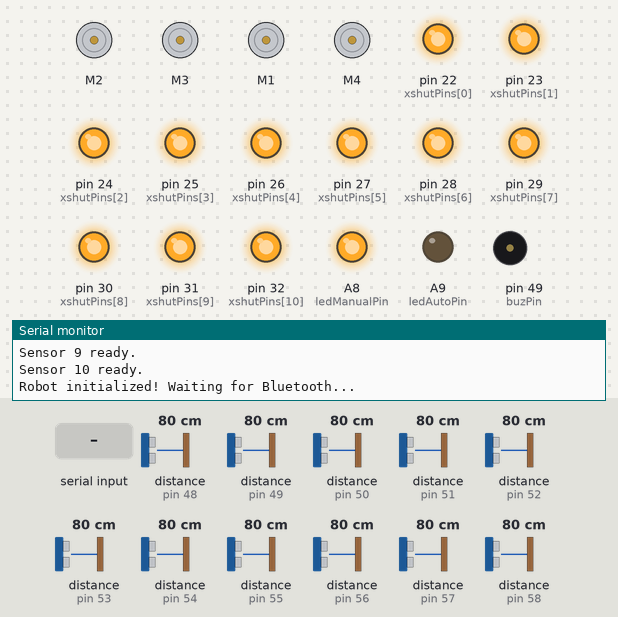
The sketch below on a simulated Arduino Mega 2560, built with avr-gcc and run on an emulated ATmega2560. Shown: 4 × DC motor (green arrow = forward, orange = backward, longer = faster), output pins drawn as LEDs (lit = HIGH), buzzer (waves = sounding, pin HIGH), the last lines printed to the serial monitor. The test bench sets the inputs (shaded band); at power-on: distance to the obstacle (sensors on pin 48, pin 49, pin 50, pin 51, pin 52, pin 53, pin 54, pin 55, pin 56, pin 57, pin 58) 80 cm.

Above: at 1.4 s.
1.5 s: "Y" received over the second serial link
At 1.57 s:
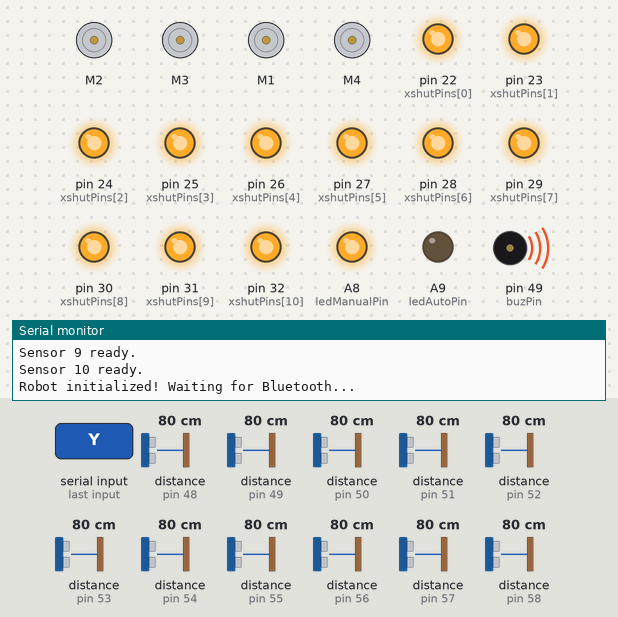
3.4 s: "A" received over the second serial link
At 5.6 s:
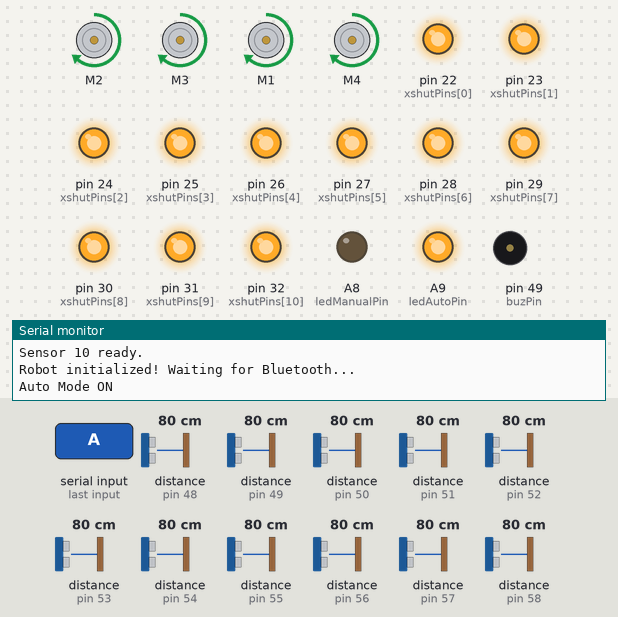
6.3 s: "M" received over the second serial link
At 7.6 s:
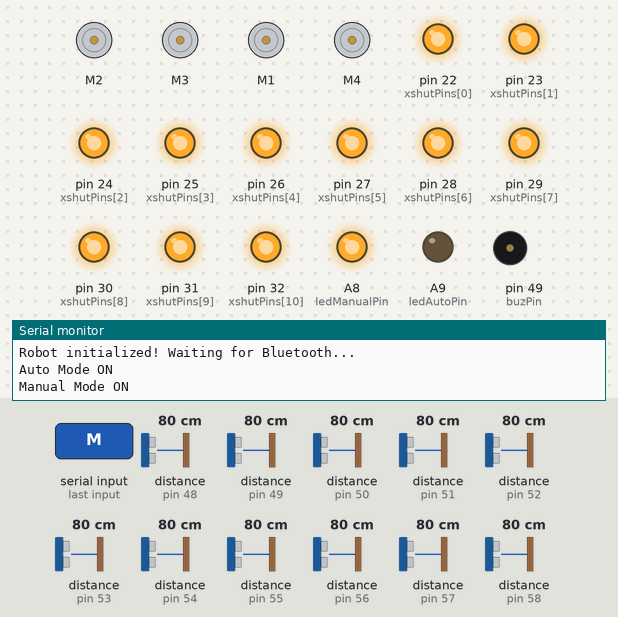
7.9 s: "F" received over the second serial link
At 8.2 s:
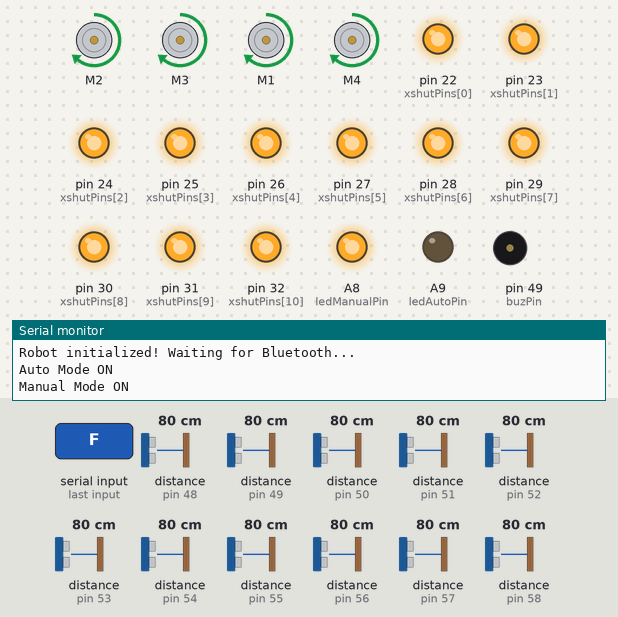
9.4 s: "B" received over the second serial link
At 10.6 s:
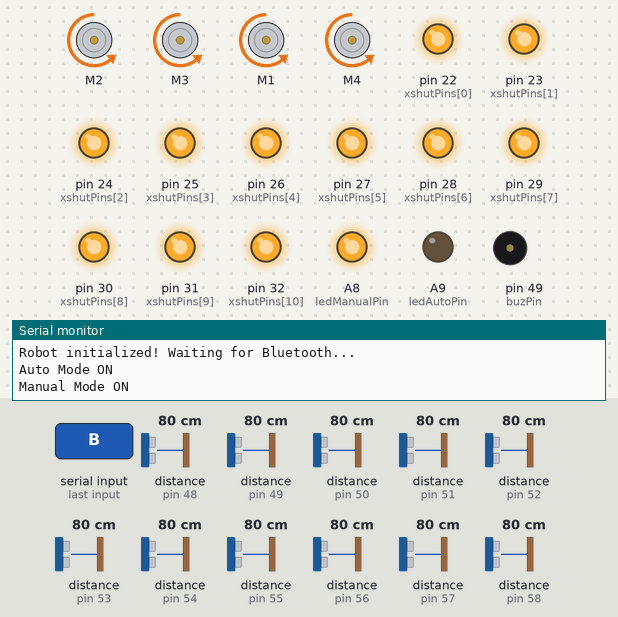
10.9 s: "L" received over the second serial link
At 11.7 s:
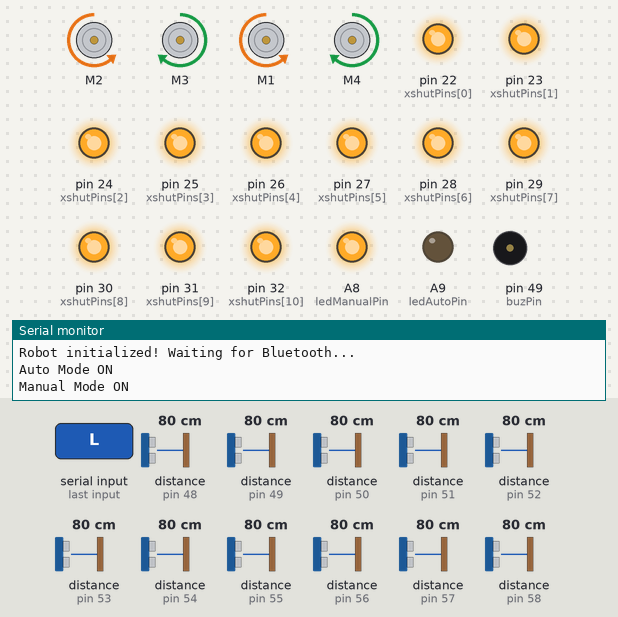
Timing chart, 0 to 13.4 s (numbered marks = the images above; inputs shaded):
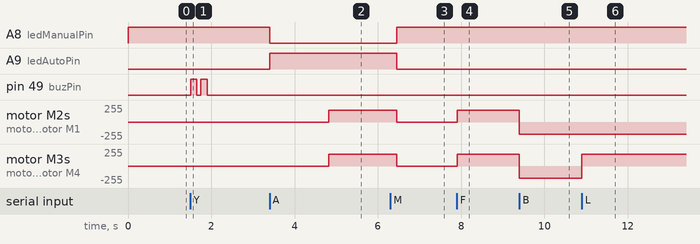

The sketch:

sketch_dec10a.ino
```cpp
#include <Wire.h>
#include <Adafruit_VL53L0X.h>
#include <AFMotor.h>


AF_DCMotor MotorFR(3);
AF_DCMotor MotorFL(2);
AF_DCMotor MotorBL(1);
AF_DCMotor MotorBR(4);

const int buzPin = 49;
const int ledManualPin = A8;
const int ledAutoPin = A9;
int valSpeed = 180;


#define NUM_SENSORS 11
Adafruit_VL53L0X sensors[NUM_SENSORS];
int xshutPins[NUM_SENSORS] = {22, 23, 24, 25, 26, 27, 28, 29, 30, 31, 32};
uint8_t sensorAddresses[NUM_SENSORS] = {
  0x30, 0x31, 0x32, 0x33, 0x34,
  0x35, 0x36,
  0x37, 0x38,
  0x39, 0x3A
};

int distances[NUM_SENSORS];
bool sensorOK[NUM_SENSORS];


bool autoMode = false;


unsigned long lastBuzzerAlertMillis = 0;
const unsigned long buzzerCooldown = 2000;


void setup() {
  Serial.begin(9600);
  Serial1.begin(9600);
  Wire.begin();

  pinMode(buzPin, OUTPUT);
  pinMode(ledManualPin, OUTPUT);
  pinMode(ledAutoPin, OUTPUT);


  autoMode = false;
  digitalWrite(ledManualPin, HIGH);
  digitalWrite(ledAutoPin, LOW);

  SetSpeed(valSpeed);
  stopAll();


  for (int i = 0; i < NUM_SENSORS; i++) {
    pinMode(xshutPins[i], OUTPUT);
    digitalWrite(xshutPins[i], LOW);
  }
  delay(100);

  for (int i = 0; i < NUM_SENSORS; i++) {
    digitalWrite(xshutPins[i], HIGH);
    delay(10);
    if (!sensors[i].begin(sensorAddresses[i], false, &Wire)) {
      Serial.print("Sensor "); Serial.print(i); Serial.println(" failed!");
      sensorOK[i] = false;
    } else {
      Serial.print("Sensor "); Serial.print(i); Serial.println(" ready.");
      sensorOK[i] = true;
    }
  }

  Serial.println("Robot initialized! Waiting for Bluetooth...");
}


void loop() {

  if (Serial1.available() > 0) {
    char command = Serial1.read();
    Serial1.println(command);

    if (command == 'A') {
      autoMode = true;
      digitalWrite(ledAutoPin, HIGH);
      digitalWrite(ledManualPin, LOW);
      Serial.println("Auto Mode ON");
    } else if (command == 'M') {
      autoMode = false;
      digitalWrite(ledManualPin, HIGH);
      digitalWrite(ledAutoPin, LOW);
      Serial.println("Manual Mode ON");
      stopAll();
    }

    if (!autoMode) handleManualCommand(command);
  }


  if (autoMode) handleAutoMode();
}


void handleManualCommand(char command) {
  switch (command) {
    case 'F': moveForward(); break;
    case 'B': moveBackward(); break;
    case 'L': moveLeft(); break;
    case 'R': moveRight(); break;
    case 'S': stopAll(); break;

    case 'Y':
      beep(2, 150);
      break;

    case 'X': digitalWrite(ledManualPin, HIGH); break;
    case 'x': digitalWrite(ledManualPin, LOW); break;


    case '0': SetSpeed(0); break;
    case '1': SetSpeed(50); break;
    case '2': SetSpeed(75); break;
    case '3': SetSpeed(100); break;
    case '4': SetSpeed(125); break;
    case '5': SetSpeed(150); break;
    case '6': SetSpeed(175); break;
    case '7': SetSpeed(200); break;
    case '8': SetSpeed(225); break;
    case '9': SetSpeed(255); break;
  }
}


void handleAutoMode() {
  int validCount = 0;


  for (int i = 0; i < NUM_SENSORS; i++) {
    distances[i] = readSensorAverage(i);
    if (distances[i] > 0 && distances[i] < 1000) validCount++;
  }


  if (validCount == 0) {
    stopAll();
    Serial.println("⚠️ Failsafe: All sensors invalid!");
    digitalWrite(ledAutoPin, HIGH);
    beep(2, 200);
    digitalWrite(ledAutoPin, LOW);
    delay(500);
    return;
  }


  bool allClose = true;
  for (int i = 0; i < NUM_SENSORS; i++) {
    if (!(distances[i] > 0 && distances[i] <= 20)) {
      allClose = false;
      break;
    }
  }


  if (allClose) {
    unsigned long now = millis();
    if (now - lastBuzzerAlertMillis >= buzzerCooldown) {
      rhythmicBeepPattern();
      lastBuzzerAlertMillis = now;
    }
  }

  bool frontAlert = false, leftAlert = false, rightAlert = false;


  for (int i = 0; i < 5; i++) if (distances[i] < 10 && distances[i] > 0) frontAlert = true;

  for (int i = 5; i < 7; i++) if (distances[i] < 10 && distances[i] > 0) rightAlert = true;

  for (int i = 7; i < 9; i++) if (distances[i] < 10 && distances[i] > 0) leftAlert = true;


  if (frontAlert && rightAlert && leftAlert) {
    stopAll();
  } else if (frontAlert) {
    moveRight();
  } else if (rightAlert) {
    moveLeft();
  } else if (leftAlert) {
    moveRight();
  } else {
    moveForward();
  }

  delay(100);
}


int readSensorAverage(int index) {
  if (!sensorOK[index]) return -1;

  int validReadings = 0;
  long total = 0;

  for (int i = 0; i < 3; i++) {
    VL53L0X_RangingMeasurementData_t measure;
    sensors[index].rangingTest(&measure, false);
    if (measure.RangeStatus != 4) {
      total += measure.RangeMilliMeter / 10;
      validReadings++;
    }
    delay(10);
  }

  if (validReadings == 0) {
    sensorOK[index] = false;
    return -1;
  } else {
    sensorOK[index] = true;
    return total / validReadings;
  }
}


void moveForward() {
  SetSpeed(valSpeed);
  MotorFL.run(FORWARD);
  MotorFR.run(FORWARD);
  MotorBL.run(FORWARD);
  MotorBR.run(FORWARD);
}

void moveBackward() {
  SetSpeed(valSpeed);
  MotorFL.run(BACKWARD);
  MotorFR.run(BACKWARD);
  MotorBL.run(BACKWARD);
  MotorBR.run(BACKWARD);
}

void moveLeft() {
  SetSpeed(valSpeed);
  MotorFL.run(BACKWARD);
  MotorFR.run(FORWARD);
  MotorBL.run(BACKWARD);
  MotorBR.run(FORWARD);
}

void moveRight() {
  SetSpeed(valSpeed);
  MotorFL.run(FORWARD);
  MotorFR.run(BACKWARD);
  MotorBL.run(FORWARD);
  MotorBR.run(BACKWARD);
}

void stopAll() {
  MotorFL.run(RELEASE);
  MotorFR.run(RELEASE);
  MotorBL.run(RELEASE);
  MotorBR.run(RELEASE);
}

void SetSpeed(int val) {
  valSpeed = val;
  MotorFL.setSpeed(val);
  MotorFR.setSpeed(val);
  MotorBL.setSpeed(val);
  MotorBR.setSpeed(val);
}


void beep(int times, int duration) {
  for (int i = 0; i < times; i++) {
    digitalWrite(buzPin, HIGH);
    delay(duration);
    digitalWrite(buzPin, LOW);
    delay(100);
  }
}


void rhythmicBeepPattern() {

  for (int r = 0; r < 3; r++) {
    digitalWrite(buzPin, HIGH);
    delay(100);
    digitalWrite(buzPin, LOW);
    delay(80);
  }
  delay(200);
  for (int r = 0; r < 2; r++) {
    digitalWrite(buzPin, HIGH);
    delay(100);
    digitalWrite(buzPin, LOW);
    delay(80);
  }
}
```

Measured:
- after the input at 1.5 s, pin 49 (buzPin): alternates HIGH for 0.15 s and LOW for 0.10 s, 4 changes in all, then stays LOW, starting at once
- after the input at 3.4 s, A8 (ledManualPin): HIGH → LOW at once; A9 (ledAutoPin): LOW → HIGH at once; motor M2, motor M3, motor M1, motor M4: stopped → forward 180/255 after 1.4 s
- after the input at 6.3 s, A8 (ledManualPin): LOW → HIGH after 0.15 s; A9 (ledAutoPin): HIGH → LOW after 0.15 s; motor M2, motor M3, motor M1, motor M4: forward 180/255 → stopped after 0.15 s
- after the input at 7.9 s, motor M2, motor M3, motor M1, motor M4: stopped → forward 180/255 at once
- after the input at 9.4 s, motor M2, motor M3, motor M1, motor M4: forward 180/255 → backward 180/255 at once
- after the input at 10.9 s, motor M3, motor M4: backward 180/255 → forward 180/255 at once
